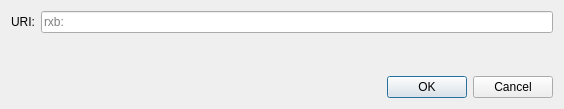
<?xml version="1.0" encoding="UTF-8"?>
<ui version="4.0">
 <class>OpenURIDialog</class>
 <widget class="QDialog" name="OpenURIDialog">
  <property name="geometry">
   <rect>
    <x>0</x>
    <y>0</y>
    <width>564</width>
    <height>109</height>
   </rect>
  </property>
  <property name="windowTitle">
   <string>Open rxb URI</string>
  </property>
  <layout class="QVBoxLayout" name="verticalLayout">
   <item>
    <layout class="QHBoxLayout" name="horizontalLayout">
     <item>
      <widget class="QLabel" name="label">
       <property name="text">
        <string>URI:</string>
       </property>
      </widget>
     </item>
     <item>
      <widget class="QValidatedLineEdit" name="uriEdit">
       <property name="placeholderText">
        <string notr="true">rxb:</string>
       </property>
      </widget>
     </item>
    </layout>
   </item>
   <item>
    <spacer name="verticalSpacer">
     <property name="orientation">
      <enum>Qt::Vertical</enum>
     </property>
     <property name="sizeHint" stdset="0">
      <size>
       <width>20</width>
       <height>40</height>
      </size>
     </property>
    </spacer>
   </item>
   <item>
    <widget class="QDialogButtonBox" name="buttonBox">
     <property name="orientation">
      <enum>Qt::Horizontal</enum>
     </property>
     <property name="standardButtons">
      <set>QDialogButtonBox::Cancel|QDialogButtonBox::Ok</set>
     </property>
    </widget>
   </item>
  </layout>
 </widget>
 <customwidgets>
  <customwidget>
   <class>QValidatedLineEdit</class>
   <extends>QLineEdit</extends>
   <header>qt/qvalidatedlineedit.h</header>
  </customwidget>
 </customwidgets>
 <resources/>
 <connections>
  <connection>
   <sender>buttonBox</sender>
   <signal>accepted()</signal>
   <receiver>OpenURIDialog</receiver>
   <slot>accept()</slot>
   <hints>
    <hint type="sourcelabel">
     <x>248</x>
     <y>254</y>
    </hint>
    <hint type="destinationlabel">
     <x>157</x>
     <y>274</y>
    </hint>
   </hints>
  </connection>
  <connection>
   <sender>buttonBox</sender>
   <signal>rejected()</signal>
   <receiver>OpenURIDialog</receiver>
   <slot>reject()</slot>
   <hints>
    <hint type="sourcelabel">
     <x>316</x>
     <y>260</y>
    </hint>
    <hint type="destinationlabel">
     <x>286</x>
     <y>274</y>
    </hint>
   </hints>
  </connection>
 </connections>
</ui>
